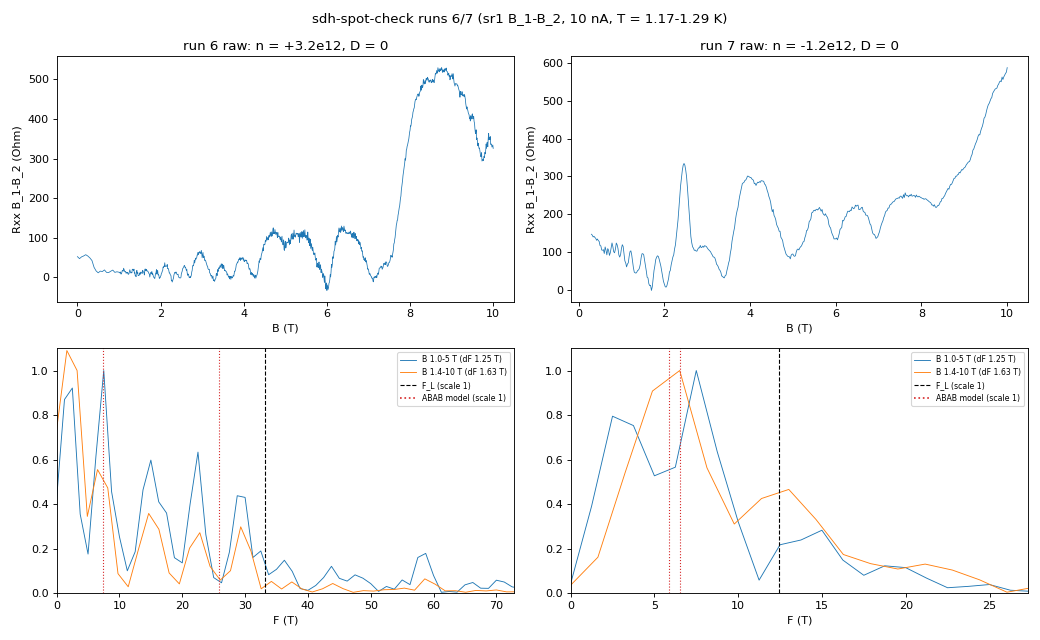

Generate this figure with Python:
"""Runs 6 (electron, n=+3.2e12) + 7 (hole, n=-1.2e12) — sdh-spot-check read. Raw first, then onset + 1/B FFT vs F_L and the model."""
import sys, warnings
from hera.analysis import resolve_channels, sdh_onset
sys.path.insert(0, str(Path.home() / "measurement_env/hera/models/tetralayer_fs_count"))
import fs_count_b0 as fsm

spots = {6: (+3.2, 1.0), 7: (-1.2, 0.3)}   # n (1e12), b_lo for onset = low edge of the uniformly-sampled record
def trace(i):
    r = run(i); ch = {c.cid: c for c in resolve_channels(r.meta)}
    B = r.col("magnet_field"); R = (r.col("sr1_X") / ch["sr1"].gain) / (r.col("sr0_X") / ch["sr0"].gain)
    o = np.argsort(B); return r, B[o], R[o]

fig, ax = plt.subplots(2, 2, figsize=(13, 8))
for j, (rid, (n12, blo)) in enumerate(spots.items()):
    r, B, R = trace(rid)
    FL = float(luttinger_frequency(n12 * 1e16))
    ab = fsm.abab_fs(n12 * 1e16)[1]
    print(f"--- run {rid}: n = {n12:+.1f}e12, D = 0; F_L = {FL:.2f} T; model ABAB orbits {[round(f, 2) for f, _ in ab]} T, ABCA {FL:.2f} T; "
          f"T {r.col('T_sample').min():.3f}-{r.col('T_sample').max():.3f} K; R {R.min():.0f}..{R.max():.0f} Ohm (FS 5000)")
    ax[0, j].plot(B, R, lw=0.7); ax[0, j].set_xlabel("B (T)"); ax[0, j].set_ylabel("Rxx B_1-B_2 (Ohm)")
    ax[0, j].set_title(f"run {rid} raw: n = {n12:+.1f}e12, D = 0")
    with warnings.catch_warnings(record=True) as w:
        warnings.simplefilter("always")
        on = sdh_onset(R, B, b_lo=blo, r_full_scale=5000.0)
    for x in w: print("  warn:", x.message)
    print(on.summary())
    for lo, hi in ((max(blo, 1.0), 5.0), (1.4, 10.0)):
        f, sp = sdh_fft(R[:, None], B, b_range=(lo, hi), bg_degree=5, log=False, nfft=4096)
        ax[1, j].plot(f, sp[0] / sp[0][f > 2].max(), lw=0.8, label=f"B {lo:.1f}-{hi:.0f} T (dF {1/(1/lo-1/hi):.2f} T)")
    ax[1, j].axvline(FL, color="k", ls="--", lw=1, label="F_L (scale 1)")
    for fa, _ in ab: ax[1, j].axvline(fa, color="C3", ls=":", lw=1)
    ax[1, j].plot([], [], "C3:", label="ABAB model (scale 1)")
    ax[1, j].set_xlim(0, 2.2 * FL); ax[1, j].set_ylim(0, 1.1); ax[1, j].set_xlabel("F (T)"); ax[1, j].legend(fontsize=7)
fig.suptitle("sdh-spot-check runs 6/7 (sr1 B_1-B_2, 10 nA, T = 1.17-1.29 K)"); fig.tight_layout(); plt.show()
